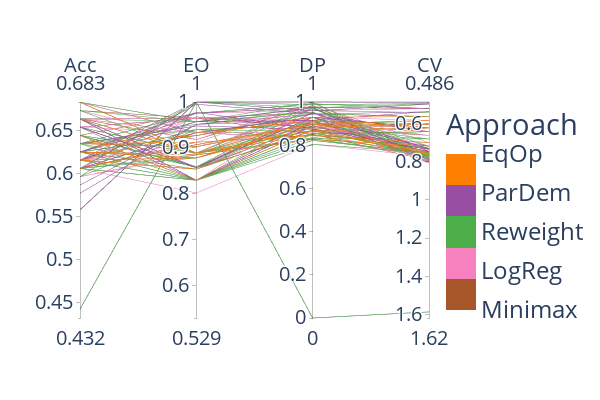

Notebook code for this chart:
### Markdown cell above
Geramos uma visualização com todos os modelos comparados (todos menos os propostos), para poupar espaço nas visualizações que serão colocadas no paper.

### Code cell
fig = go.Figure(data=
    go.Parcoords(
        line = dict(color = other_models['model_id'], 
                    colorscale = [(0.0, hist_color['Minimax']),(0.2, hist_color['Minimax']),
                        (0.2, hist_color['LogReg']),(0.4, hist_color['LogReg']),
                        (0.4, hist_color['Reweight']),(0.6, hist_color['Reweight']),
                        (0.6, hist_color['ParDem']),(0.8, hist_color['ParDem']),
                        (0.8, hist_color['EqOp']),(1.0, hist_color['EqOp'])], 
                    showscale = True, cmin = 0, cmax = 4,
                   colorbar = {'tickvals': other_models['model_id'],
                          'ticktext': other_models['Modelo'],
                              'title': 'Approach'}),
        dimensions = list([
            dict(range = [acc_min, acc_max],
                label = 'Acc', values = other_models['Acurácia']),
            dict(range = [eo_min, eo_max],
                label = 'EO', values = other_models['Igualdade de Oportunidade']),
            dict(range = [dp_min, dp_max],
                label = 'DP', values = other_models['P porcento']),
            dict(range = [cv_min, cv_max],
                label = 'CV', values = other_models['Coeficiente de variação']),
        ])
    ), layout = dict(height=400, width=600)
)


fig.update_layout(
    plot_bgcolor = 'white',
    paper_bgcolor = 'white',
    font=dict(
        size=24
    )
)

fig.show()

### Figure 1 — Plotly figure (JSON) as saved in the notebook; plotly's stock layout.template omitted (floating-point values rounded to 4 significant figures; data arrays with more than 128 entries replaced by an {"elided": "..."} marker saying what was removed)
{"data": [{"dimensions": [{"label": "Acc", "range": [0.432, 0.683], "values": {"elided": "737 float values"}}, {"label": "EO", "range": [0.529, 1], "values": {"elided": "737 float values"}}, {"label": "DP", "range": [0, 1], "values": {"elided": "737 float values"}}, {"label": "CV", "range": [1.62, 0.486], "values": {"elided": "737 float values"}}], "line": {"cmax": 4, "cmin": 0, "color": {"elided": "737 int values"}, "colorbar": {"ticktext": {"elided": "737 str values"}, "tickvals": {"elided": "737 int values"}, "title": {"text": "Approach"}}, "colorscale": [[0, "#a65628"], [0.2, "#a65628"], [0.2, "#f781bf"], [0.4, "#f781bf"], [0.4, "#4daf4a"], [0.6, "#4daf4a"], [0.6, "#984ea3"], [0.8, "#984ea3"], [0.8, "#ff7f00"], [1, "#ff7f00"]], "showscale": true}, "type": "parcoords"}], "layout": {"font": {"size": 24}, "height": 400, "paper_bgcolor": "white", "plot_bgcolor": "white", "width": 600}}
